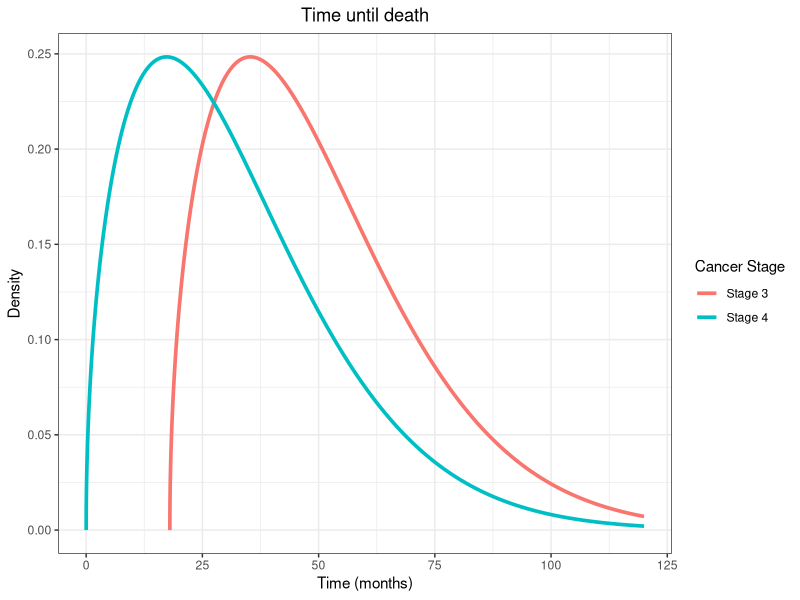
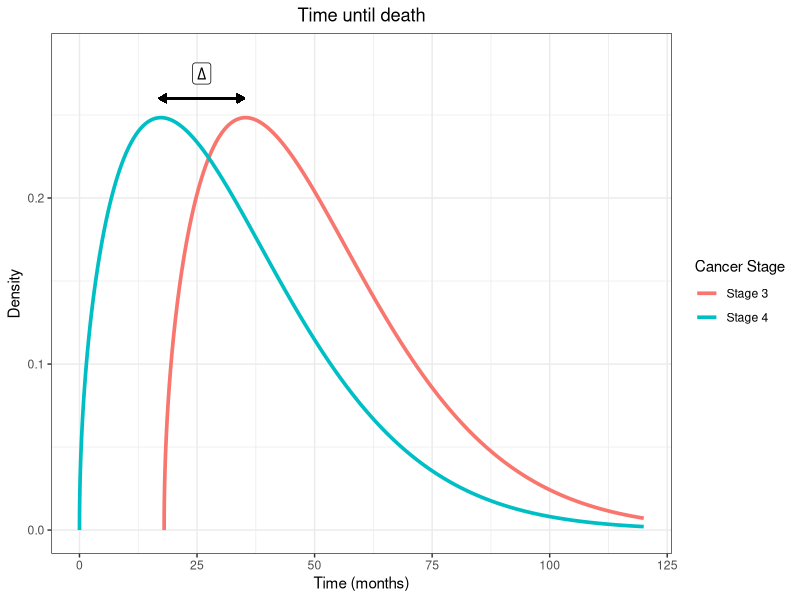
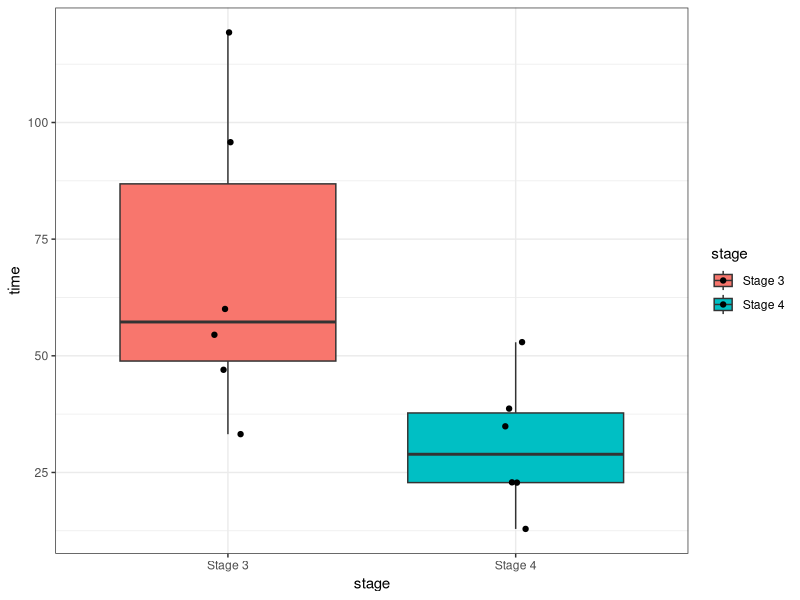
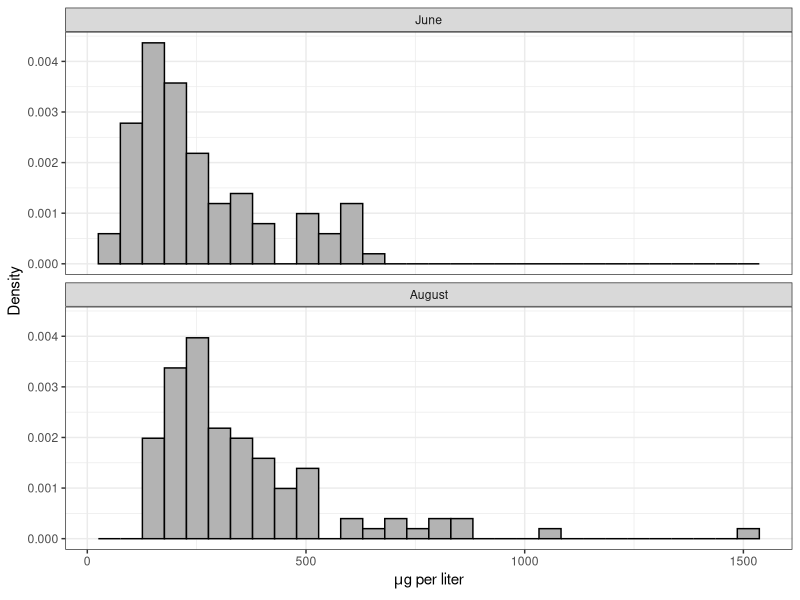
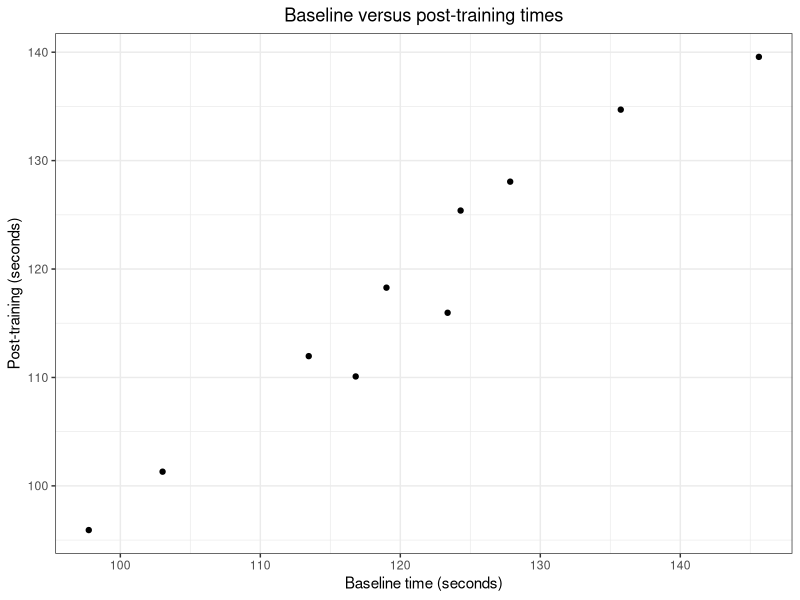
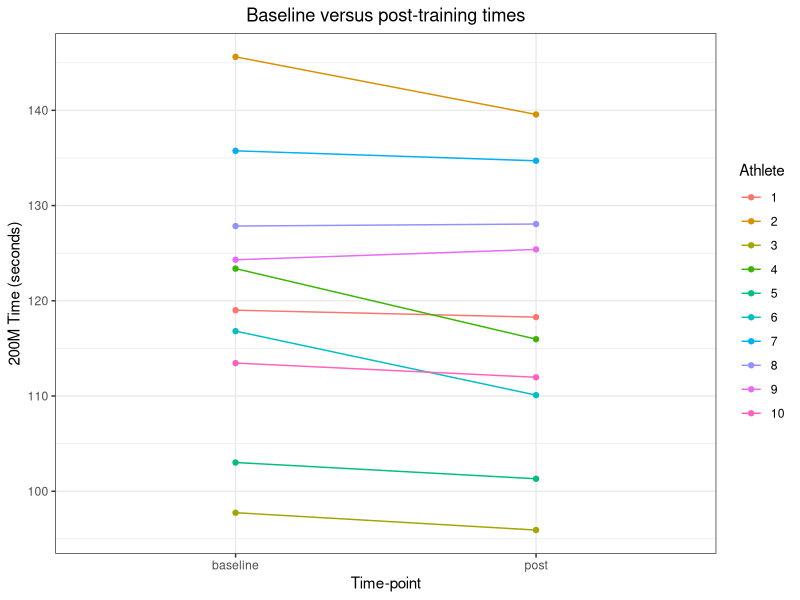

R code for these plots, in order:
############ Prereqs ############
options(stringsAsFactors = FALSE, scipen = 600)
oldPar <- par()
os <- Sys.info()["sysname"]
baseDir <- ifelse(os == "Windows", "C:/Users/ptrainor/gdrive", "~/gdrive")

library(tidyverse)
library(ggrepel)

setwd(paste0(baseDir, "/iTeach/AST_505/myLectures/lecture11_Nonparametric"))

df1 <- data.frame(x = seq(0, 10, by = .001), `Cancer Stage` = "Stage 4")
df1$y <- dweibull(df1$x, shape = 1.5, scale = 3)
df2 <- data.frame(x = seq(0, 10, by = .001), `Cancer Stage` = "Stage 3")
df2$y <- dweibull(df2$x, shape = 1.5, scale = 3)
df2$x <- df2$x + 1.5
df1 <- rbind(df1, df2)
df1$x <- df1$x * 12

png(file = "locationShift.png", height = 4, width = 6, units = "in", res = 600)
ggplot(df1, aes(x = x, y = y, color = Cancer.Stage)) + geom_line(lwd = 1.25) + xlim(0, 120) + theme_bw() +
  ggtitle("Time until death") + theme(plot.title = element_text(hjust = 0.5)) +
  labs(x = "Time (months)", y = "Density", color = "Cancer Stage") 
dev.off()

png(file = "locationShift2.png", height = 4, width = 6, units = "in", res = 600)
ggplot(df1, aes(x = x, y = y, color = Cancer.Stage)) + geom_line(lwd = 1.25) + 
  geom_segment(aes(x = 17, xend = 35, y = .26, yend = .26), 
               arrow = arrow(length = unit(0.20,"cm"), ends="both", type = "closed"), color = "black") +
  annotate("label", x = 26, y = .275, label = expression(Delta)) +
  xlim(0, 120) + ylim(0, .285) + theme_bw() +
  ggtitle("Time until death") + theme(plot.title = element_text(hjust = 0.5)) +
  labs(x = "Time (months)", y = "Density", color = "Cancer Stage") 
dev.off()

########### Simulated Survival times ########### 
set.seed(3)
x1 <- round(rweibull(6, shape = 1.5, scale = 3) * 12,1)
set.seed(333)
x2 <- round((rweibull(6, shape = 1.5, scale = 3) + 2.5) * 12,1)
df3 <- data.frame(time = c(x1, x2), stage = c(rep("Stage 4", times = 6), rep("Stage 3", times = 6)))

# Boxplot:
png(file = "boxplot.png", height = 4, width = 6, units = "in", res = 600)
set.seed(333)
ggplot(df3, aes(x = stage, y = time, fill = stage)) + geom_boxplot() + geom_jitter(width = .05) + theme_bw()
dev.off()

# Tests:
wilcox.test(x = x1, y = x2)
test1 <- wilcox.test(time ~ stage, data = df3, exact = TRUE, alternative = "greater", conf.int = TRUE)
test1$statistic + 6 * (6 + 1) / 2
test1

# Point estimate:
combList <- expand.grid(x1 = 1:6, x2 = 1:6)
combList$diff <- combList$x2Val <- combList$x1Val <- NA
for(i in 1:nrow(combList)){
  combList$x1Val[i] <- x1[combList$x1[i]]
  combList$x2Val[i] <- x2[combList$x2[i]]
}
combList$diff <- combList$x1Val - combList$x2Val

# Confidence intervals:
sort(combList$diff)

wilcox.test(time ~ stage, data = df3, exact = TRUE, alternative = "two.sided", conf.int = TRUE)


########### Simulated data for normal appoximation ############
# micrograms per liter as phycocyanin 
set.seed(2)
x1 <- round(exp(rnorm(n = 100, mean = log(222), sd = 1/2)), 1)
set.seed(22)
x2 <- round(exp(rnorm(n = 100, mean = log(300), sd = 1/2)), 1)
df4 <- data.frame(value = c(x1, x2), month = c(rep("June", 100), rep("August", 100)))
df4$month <- factor(df4$month, levels = c("June", "August"))

write.csv(df4, file = "df4.csv", row.names = FALSE)

png(file = "RoughHist.png", height = 5, width = 6.5, units = "in", res = 600)
ggplot(df4, aes(x = value, y = ..density..)) + geom_histogram(color = "black", fill = "grey70") + 
  facet_wrap(~month, nrow = 2) + theme_bw() + labs(x = expression(paste(mu, "g per liter")), y = "Density")
dev.off()

df4 <- df4 %>% arrange(value)
df4Counts <- df4 %>% group_by(value) %>% summarize(n = n())
df4 <- df4 %>% left_join(df4Counts)
df4$ranks <- rank(df4$value, ties = "average")

# Test statistic:
sum(df4$ranks[df4$month == "June"])

# Ties:
df4 %>% filter(n >1)

# Test:
wilcox.test(value ~ month, data = df4)
wilcox.test(x = df4$value[df4$month == "August"], y = df4$value[df4$month == "June"])

test2 <- wilcox.test(x = df4$value[df4$month == "June"], y = df4$value[df4$month == "August"])

test2$statistic + 100 * (100 + 1) / 2

wilcox.test(x = df4$value[df4$month == "June"], y = df4$value[df4$month == "August"], correct = FALSE)

# Point estimate:
combList <- expand.grid(x1 = 1:100, x2 = 1:100)
combList$diff <- combList$x2Val <- combList$x1Val <- NA
for(i in 1:nrow(combList)){
  combList$x1Val[i] <- x1[combList$x1[i]]
  combList$x2Val[i] <- x2[combList$x2[i]]
}
combList$diff <- combList$x1Val - combList$x2Val
combList$ranks <- rank(combList$diff, ties = "average")

wilcox.test(x = df4$value[df4$month == "June"], y = df4$value[df4$month == "August"], conf.int = TRUE, 
            conf.level = .9, correct = FALSE)

############ Swimming example ############
set.seed(333)
df5 <- data.frame(baseline = exp(rnorm(n = 10, mean = log(2), sd = .1)) * 60)

set.seed(3333)
df5$post <- exp(log(df5$baseline) + rnorm(10, mean = -0.025, sd = .03))
df5$diff <- df5$post - df5$baseline
df5$id <- 1:nrow(df5)
df6 <- df5 %>% gather(key = "timepoint", value = "time", -id)
df6$id <- factor(df6$id)

png(file = "scatter.png" , height = 4, width = 5, units = "in", res = 600)
ggplot(df5, aes(x = baseline, y = post)) + geom_point() + theme_bw() +
  labs(x = "Baseline time (seconds)", y = "Post-training (seconds)") +
  ggtitle("Baseline versus post-training times") + theme(plot.title = element_text(hjust = 0.5))
dev.off()

png(file = "timecourse.png", height = 4, width = 6, units = "in", res = 600)
ggplot(df6 %>% filter(timepoint != "diff"), aes(x = timepoint, y = time, color = id)) + geom_point() + 
  geom_line(aes(group = id)) + theme_bw() + labs(x = "Time-point", y = "200M Time (seconds)", color = "Athlete") +
  ggtitle("Baseline versus post-training times") + theme(plot.title = element_text(hjust = 0.5))
dev.off()

df5 <- df5 %>% arrange(abs(diff))
df5$rank <- 1:nrow(df5)
round(df5[, names(df5) %in% c("diff", "rank")], 1)
wilcox.test(x = df5$baseline, y = df5$post, paired = TRUE)
wilcox.test(y = df5$baseline, x = df5$post, paired = TRUE)
